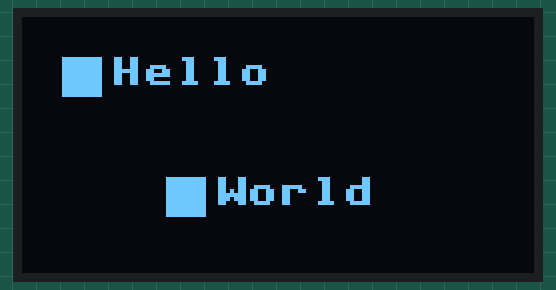
The program below on a simulated ESP32 board running MicroPython. On the bench: 128×64 one-colour display. At 2.4 s the program stops and its outputs stay as they are.

Above: at 0.8 s.
At 1.5 s:
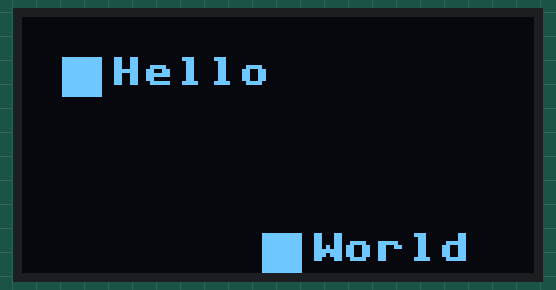
At 2.5 s:
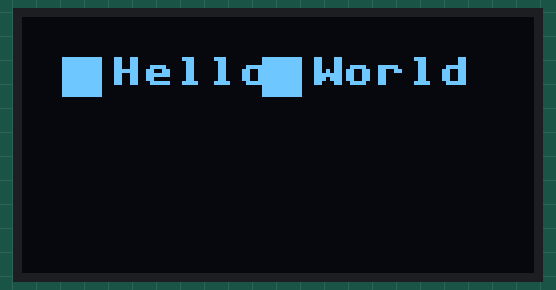

The program:

boxobject.py
```python
##--Micropython--##
##--ESP32 with 1.3Inch OLED Via i2c--##
from machine import Pin, I2C

import sh1106

import time


# ESP32 Pin assignment for display (DONT IGNORE)
i2c = I2C(scl=Pin(14), sda=Pin(27), freq=400000)

# Display Init Sequence ----
display = sh1106.SH1106_I2C(128, 64, i2c,Pin(16), 0x3c)
display.sleep(False)
display.fill(0)
# ------


#Box Class

class box:
    def __init__(self,x,y,sz,name):
        self.posx=x
        self.posy=y
        self.size = sz
        self.name = name
        self.update()


    def update(self):
        display.fill_rect(self.posx,self.posy,self.size,self.size,1)
        display.text(self.name,self.posx+self.size+2,self.posy)
        display.show()

    def move(self,endx,endy):


        startx = self.posx
        starty = self.posy

        for i in range(1,51):

            display.fill_rect(self.posx,self.posy,self.size,self.size,0)
            display.text(self.name,self.posx+self.size+2,self.posy,0)
            self.posx = int(startx + (endx - startx) * i/50)
            self.posy = int(starty + (endy - starty) * i/50)
            self.update()

#Sample Code (Can be excecuted in the shell as well)
s = box(10,10,10,"Hello")
a = box(10,20,10,"World")
a.move(60,60)
a.move(60,10)
```

Measured:
- what the display in image 1 shows lasts 0.7 s, from 1.4 s to 2.1 s
